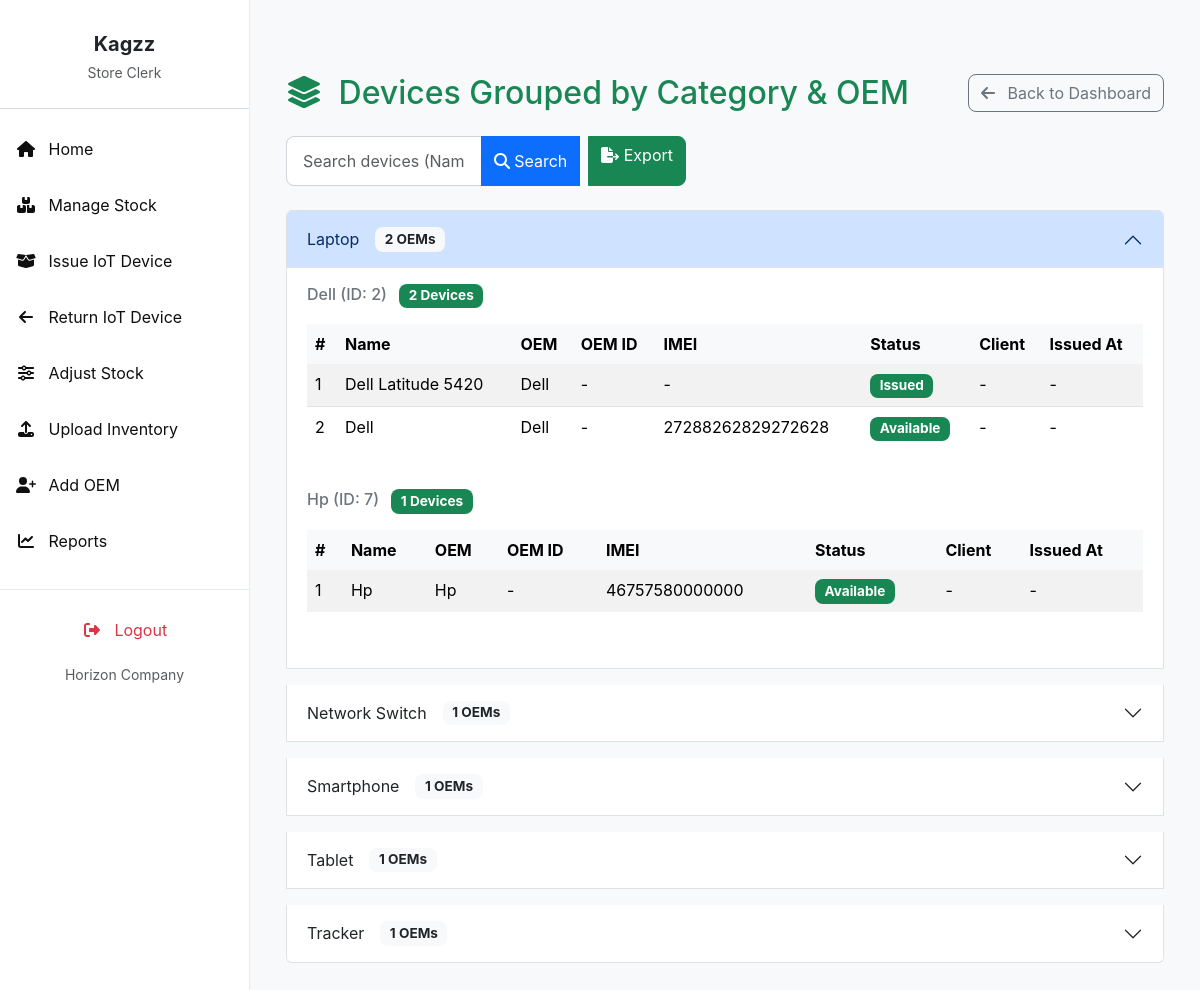
/inventory_list/ (signed in), run on the app's committed database.
### invent/models.py (models this page shows, shortened)
class Device(models.Model):
    STATUS_CHOICES = (
        ('available', 'Available'),
        ('issued', 'Issued'),
        ('returned', 'Returned'),
        ('faulty', 'Faulty'),
    )
    name = models.CharField(max_length=255)
    oem = models.ForeignKey(
        OEM,
        on_delete=models.SET_NULL,
        null=True,
        blank=False,
        related_name='devices'
    )
    product_id = models.CharField(max_length=30, blank=True)
    total_quantity = models.PositiveIntegerField(default=1)
    quantity_issued = models.PositiveIntegerField(default=0)
    imei_no = models.CharField(
        max_length=50, unique=True, null=True, blank=True)
    serial_no = models.CharField(
        max_length=50, unique=True, null=True, blank=True)
    mac_address = models.CharField(
        max_length=50, unique=True, null=True, blank=True)
    category = models.CharField(
        max_length=100, blank=True, help_text="e.g. Laptop or Router")
    manufacturer = models.CharField(max_length=100, blank=True)
    description = models.TextField(blank=True)
    selling_price = models.DecimalField(
        max_digits=10, decimal_places=2, null=True, blank=True)
    currency = models.CharField(
        max_length=10, choices=CURRENCY_CHOICES, default='USD')
    branch = models.ForeignKey(
        Branch, on_delete=models.SET_NULL, null=True, blank=True)
    country = models.ForeignKey(
        Country, on_delete=models.SET_NULL, null=True, blank=True)
    status = models.CharField(
        max_length=20, choices=STATUS_CHOICES, default='available')
    class Meta:
        permissions = [
            ("can_issue_item", "Can issue device to client"),
            ("can_return_item", "Can record device returns"),
        ]

class OEM(models.Model):  # Formerly Supplier
    name = models.CharField(max_length=100, unique=True)
    contact_person = models.CharField(max_length=100, blank=True)
    phone_email = models.CharField(max_length=100, blank=True)
    address = models.CharField(max_length=255, blank=True)

### invent/views.py (the view, shortened to what this page needs)
# urls.py: path('inventory_list/', views.inventory_list_view, name='inventory_list'),
@login_required
def inventory_list_view(request):
    query = request.GET.get('q', '')
    status = request.GET.get('status', 'all')
    page = request.GET.get('page', 1)
    per_page = 10  # Set how many devices per page
    user = request.user
    if user.is_superuser:
        devices = Device.objects.select_related(
            'oem', 'branch').order_by('category', 'oem__name', 'id')
    else:
        user_country = getattr(user.profile, "country", None)
        devices = Device.objects.select_related('oem', 'branch').filter(
            branch__country=user_country).order_by('category', 'oem__name', 'id')
    if status and status != 'all':
        devices = devices.filter(status=status)
    for device in devices:
        last_issuance = (
            IssuanceRecord.objects
            .filter(device=device)
            .order_by('-issued_at')
            .select_related('client')
            .first()
        )
        device.current_client = last_issuance.client if last_issuance else None
        device.issued_at = last_issuance.issued_at if last_issuance else None
    grouped_devices = defaultdict(lambda: defaultdict(list))
    for device in devices:
        oem_label = f"{device.oem.name} (ID: {device.oem.id})" if device.oem else "-"
        grouped_devices[device.category][oem_label].append(device)
    paginated_grouped_devices = {}
    for category, oems in grouped_devices.items():
        paginated_grouped_devices[category] = {}
        for oem_label, device_list in oems.items():
            paginator = Paginator(device_list, per_page)
            try:
                page_obj = paginator.page(page)
            except Exception:
                page_obj = paginator.page(1)
            paginated_grouped_devices[category][oem_label] = page_obj
    context = {
        'grouped_devices': paginated_grouped_devices,
        'query': query,
        'status': status,
        'page': page,
    }
    return render(request, 'invent/list_device_grouped.html', context)

### invent/context_processors.py (called while the page is built, shortened)
def pending_requests_count(request):
    if not request.user.is_authenticated:
        return {'pending_requests_count_for_sidebar': 0}
    try:
        if request.user.is_superuser:
            count = DeviceRequest.objects.filter(status='Pending').count()
            return {'pending_requests_count_for_sidebar': count}
    except Exception:
        return {'pending_requests_count_for_sidebar': 0}
    return {'pending_requests_count_for_sidebar': 0}

def user_branch(request):
    branch = None
    try:
        if request.user.is_authenticated:
            profile = getattr(request.user, 'profile', None)
            branch = getattr(profile, 'branch', None)
    except Exception:
        branch = None
    return {'user_branch': branch}

### invent/templates/invent/list_device_grouped.html (shortened to what this page needs)
{% extends 'invent/base_store_clerk.html' %}
{% load static %}
{% block content %}
<div class="container-fluid mt-4">
    <div class="d-flex justify-content-between align-items-center mb-4">
        <h2 class="mb-0 text-primary">
            <i class="fas fa-layer-group me-2"></i> Devices Grouped by Category & OEM
        </h2>
        <a href="{% url 'store_clerk_dashboard' %}" class="btn btn-outline-secondary">
            <i class="fas fa-arrow-left me-2"></i> Back to Dashboard
        </a>
    </div>
    <form method="get" class="mb-4" style="max-width:400px;">
      <div class="input-group">
        <input type="text" class="form-control" name="q" placeholder="Search devices (Name, IMEI, Serial, OEM, Client...)" value="{{ query|default_if_none:'' }}">
        <button class="btn btn-primary" type="submit">
          <i class="fas fa-search"></i> Search
        </button>
        <a href="{% url 'export_grouped_inventory' %}?q={{ query }}&status={{ status }}" class="btn btn-success ms-2">
          <i class="fas fa-file-export"></i> Export
        </a>
      </div>
    </form>
    <div class="accordion" id="categoryAccordion">
        {% for category, oems in grouped_devices.items %}
        <div class="accordion-item mb-3">
            <h2 class="accordion-header" id="heading{{ forloop.counter }}">
                <button class="accordion-button {% if not forloop.first %}collapsed{% endif %}" type="button" data-bs-toggle="collapse" data-bs-target="#collapse{{ forloop.counter }}" aria-expanded="{% if forloop.first %}true{% else %}false{% endif %}" aria-controls="collapse{{ forloop.counter }}">
                    {{ category|default:"Uncategorized" }}
                    <span class="badge bg-light text-dark ms-3">{{ oems|length }} OEMs</span>
                </button>
            </h2>
            <div id="collapse{{ forloop.counter }}" class="accordion-collapse collapse {% if forloop.first %}show{% endif %}" aria-labelledby="heading{{ forloop.counter }}" data-bs-parent="#categoryAccordion">
                <div class="accordion-body">
                    {% for oem_label, devices in oems.items %}
                        <h6 class="mb-3 text-secondary">
                            {{ oem_label|default:"[No OEM]" }}
                            <span class="badge bg-success ms-2">{{ devices|length }} Devices</span>
                        </h6>
                        <div class="table-responsive mb-4">
                            <table class="table table-striped table-hover">
                                <thead class="table-light">
                                    <tr>
                                        <th>#</th>
                                        <th>Name</th>
                                        <th>OEM</th>
                                        <th>OEM ID</th>
                                        <th>IMEI</th>
                                        <th>Status</th>
                                        <th>Client</th>
                                        <th>Issued At</th>
                                    </tr>
                                </thead>
                                <tbody>
                                    {% for device in devices %}
                                    <tr>
                                        <td>{{ forloop.counter }}</td>
                                        <td>{{ device.name }}</td>
                                        <td>{{ device.oem.name|default:"-" }}</td>
                                        <td>{{ device.oem.oem_id|default:"-" }}</td>
                                        <td>{{ device.imei_no|default:"-" }}</td>
                                        <td>
                                            <span class="badge
                                                {% if device.status == 'available' %}bg-success
                                                {% elif device.status == 'issued' %}bg-primary
                                                {% elif device.status == 'returned' %}bg-secondary
                                                {% elif device.status == 'faulty' %}bg-danger
                                                {% else %}bg-dark{% endif %}">
                                                {{ device.get_status_display }}
                                            </span>
                                        </td>
                                        <td>
                                            {% if device.current_client %}{{ device.current_client.name }}{% else %}-{% endif %}
                                        </td>
                                        <td>
                                            {% if device.issued_at %}{{ device.issued_at|date:"Y-m-d H:i" }}{% else %}-{% endif %}
                                        </td>
                                    </tr>
                                    {% endfor %}
                                </tbody>
                            </table>
                        </div>
                    {% endfor %}
                </div>
            </div>
        </div>
        {% empty %}
        <div class="alert alert-info text-center py-4" role="alert">
            <i class="fas fa-info-circle fa-2x mb-3"></i>
            <p class="mb-0">No devices found.</p>
        </div>
        {% endfor %}
    </div>
</div>
{% endblock %}

### invent/templates/invent/base_store_clerk.html (shortened to what this page needs)
<!DOCTYPE html>
<html lang="en">
    {% if user_branch %}
  <span class="badge bg-info text-dark">Branch: {{ user_branch.name }}</span>
{% else %}
  <span class="text-muted">Branch: Unassigned</span>
{% endif %}
<head>
    <link href="https://cdn.jsdelivr.net/npm/bootstrap@5.3.3/dist/css/bootstrap.min.css" rel="stylesheet">
    <link href="https://cdnjs.cloudflare.com/ajax/libs/font-awesome/6.4.0/css/all.min.css" rel="stylesheet">
    <link href="https://cdn.jsdelivr.net/npm/select2@4.1.0-rc.0/dist/css/select2.min.css" rel="stylesheet" />
    <link href="https://cdn.jsdelivr.net/npm/select2-bootstrap-5-theme@1.3.0/dist/select2-bootstrap-5-theme.min.css" rel="stylesheet" />
</head>
<body>
    <nav id="sidebarMenu" class="sidebar-wrapper collapse d-md-block">
        <div class="sidebar-content">
            <div class="text-center mb-4 pt-3">
                <h5 class="fw-bold mb-1 text-dark">{{ user.first_name|default:user.username }}</h5>
                <small class="text-muted">Store Clerk</small>
            </div>
            <hr class="border-secondary opacity-25" />
            <ul class="nav flex-column">
                <li class="nav-item mb-2">
                    <a class="nav-link {% if request.resolver_match.url_name == 'store_clerk_dashboard' %}active{% endif %}" href="{% url 'store_clerk_dashboard' %}">
                       <i class="fas fa-fw fa-home me-2"></i> Home
                    </a>
                </li>
                <li class="nav-item mb-2">
                    <a class="nav-link {% if request.resolver_match.url_name == 'manage_stock' %}active{% endif %}" href="{% url 'manage_stock' %}">
                        <i class="fas fa-fw fa-boxes me-2"></i> Manage Stock
                    </a>
                </li>
                <li class="nav-item mb-2 d-flex justify-content-between align-items-center">
                    <a class="nav-link {% if request.resolver_match.url_name == 'issue_device' %}active{% endif %}" href="{% url 'issue_device' %}">
                        <i class="fas fa-fw fa-box-open me-2"></i> Issue IoT Device
                    </a>
                </li>
                <li class="nav-item mb-2">
                    <a class="nav-link {% if request.resolver_match.url_name == 'return_device' %}active{% endif %}" href="{% url 'return_device' %}">
                        <i class="fas fa-fw fa-arrow-left me-2"></i> Return IoT Device
                    </a>
                </li>
                <li class="nav-item mb-2">
                    <a class="nav-link {% if request.resolver_match.url_name == 'adjust_stock' %}active{% endif %}" href="{% url 'adjust_stock' %}">
                        <i class="fas fa-fw fa-sliders-h me-2"></i> Adjust Stock
                    </a>
                </li>
                <li class="nav-item mb-2">
                    <a class="nav-link {% if 'admin:invent_device_changelist' in request.resolver_match.view_name %}active{% endif %}" href="{% url 'admin:invent_device_changelist' %}">
                        <i class="fas fa-fw fa-upload me-2"></i> Upload Inventory
                    </a>
                </li>
                <li class="nav-item mb-2">
                    <a class="nav-link {% if request.resolver_match.url_name == 'add_oem' %}active{% endif %}" href="{% url 'add_oem' %}">
                        <i class="fas fa-fw fa-user-plus me-2"></i> Add OEM
                    </a>
                </li>
                <li class="nav-item mb-2">
                    <a class="nav-link {% if request.resolver_match.url_name == 'reports' %}active{% endif %}" href="{% url 'reports' %}">
                        <i class="fas fa-fw fa-chart-line me-2"></i> Reports
                    </a>
                </li>
            </ul> </div>
        <div class="sidebar-bottom">
            <ul class="nav flex-column mb-2">
                <li class="nav-item">
                    <a class="nav-link text-danger logout-link" href="{% url 'logout' %}">
                        <i class="fas fa-fw fa-right-from-bracket me-2"></i> Logout
                    </a>
                </li>
            </ul>
            <small class="text-muted">Horizon Company</small>
        </div>
    </nav>
    <main class="main-content">
        {% block content %}{% endblock %}
    </main>
</body>
</html>

### invent/templates/invent/base_store_clerk.html (style rules this page uses)
:root { --bs-primary: #198754; --bs-primary-rgb: 25, 135, 84; --bs-btn-primary-color: #fff; --bs-btn-primary-bg: var(--bs-primary); --bs-btn-primary-border-color: var(--bs-primary); --bs-btn-primary-hover-bg: #157347; --bs-btn-primary-hover-border-color: #146c43; --bs-btn-primary-active-bg: #13653f; --bs-btn-primary-active-border-color: #125f3c; --bs-link-color: var(--bs-primary); --bs-link-hover-color: #157347; --sidebar-bg: white; --sidebar-text: #0f0f0f; --sidebar-active: #178526; --sidebar-hover: #15b33c; }
body { font-family: 'Inter', sans-serif; background-color: #f8f9fa; margin: 0; }
.sidebar-wrapper { position: fixed; top: 0; bottom: 0; left: 0; width: 250px; background-color: var(--sidebar-bg); color: var(--sidebar-text); border-right: 1px solid #e9ecef; z-index: 1030; display: flex; flex-direction: column; }
.sidebar-content { flex-grow: 1; overflow-y: auto; padding-top: 1rem; padding-bottom: 1rem; max-height: calc(100vh - 120px); scrollbar-width: thin; scrollbar-color: var(--bs-primary) #f1f1f1; }
.sidebar-wrapper .nav-link { color: var(--sidebar-text); padding: 0.75rem 1rem; border-radius: 0.5rem; transition: background-color 0.2s ease, color 0.2s ease; }
.sidebar-wrapper .nav-link.text-danger { color: #dc3545 !important; }
.sidebar-bottom { padding-top: 1rem; padding-bottom: 1rem; text-align: center; border-top: 1px solid #e9ecef; }
.main-content { margin-left: 250px; padding: 1.5rem; min-height: 100vh; overflow-x: hidden; transition: margin-left 0.3s ease-in-out; }
.btn { border-radius: 0.5rem; }
.badge { border-radius: 0.5rem; padding: 0.4em 0.7em; font-size: 0.85em; }
.table thead th { border-bottom: none; }
.table tbody tr:last-child td { border-bottom: none; }
.form-control, .form-select { border-radius: 0.5rem; border-color: #ced4da; padding: 0.75rem 1rem; }

### data on the page
Device: grouped_devices "Laptop", name "Dell Latitude 5420", oem.name "Dell", oem.oem_id "-", imei_no "-", status "Issued"
Device: name "Dell", oem.name "Dell", oem.oem_id "-", imei_no "27288262829272628", status "Available"
Device: name "Hp", oem.name "Hp", oem.oem_id "-", imei_no "46757580000000", status "Available"
Device: grouped_devices "Network Switch"
Device: grouped_devices "Smartphone"
Device: grouped_devices "Tablet"
Device: grouped_devices "Tracker"

### other printed values
{{ user.first_name|default:user.username }} "Kagzz"
{{ oems|length }} "2" "1" "1" "1" "1"
{{ oem_label|default:"[No OEM]" }} "Dell (ID: 2)" "Hp (ID: 7)"
{{ devices|length }} "2" "1"
